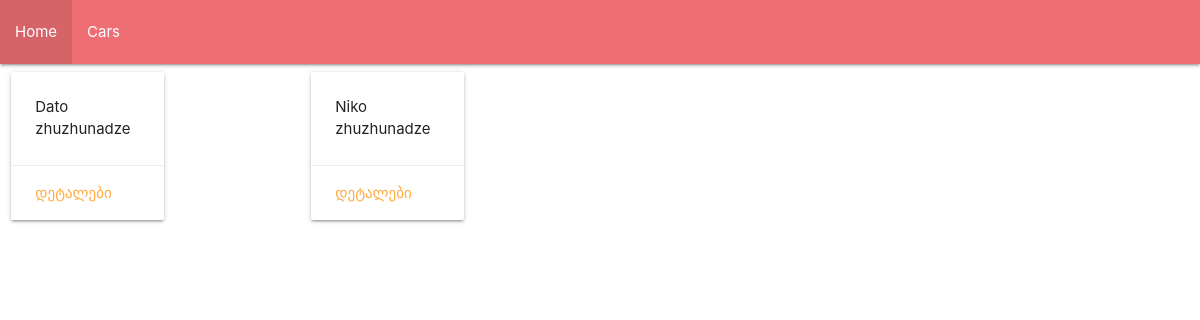
/, run on an earlier commit of the app's database.
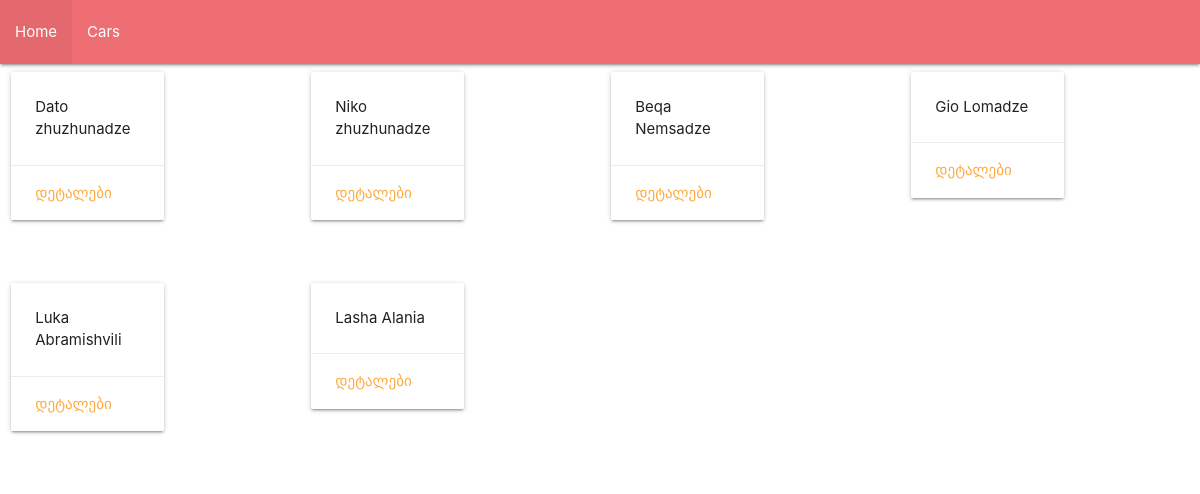
And on a later commit of the database.
### washapp/models.py (models this page shows, shortened)
class Washer(models.Model):
    name = models.CharField(max_length=30)
    surname = models.CharField(max_length=40)
    percentage = models.IntegerField()

### washapp/views.py (the view)
# urls.py: 2. Add a URL to urlpatterns:  path('', views.home, name='home')
def home(request):
    man=Washer.objects.all()
    return render(request, "washapp/home.html", {"washer":man})

### washapp/templates/washapp/home.html
{% extends "washapp/base.html" %}
{% block content %}
    {% for i in washer %}
        {% if forloop.counter0|divisibleby:4 %}
            <div class="row">
        {% endif %}
    <div class="col s12 m3 l3">
    <div class="row">
        <div class="col s12 m7">
          <div class="card">
            <div class="card-content">
              <p>{{i.name}} {{i.surname}}</p>
            </div>
            <div class="card-action">
              <a href="{% url 'detail' i.id %}">დეტალები</a>
            </div>
          </div>
        </div>
      </div>
    </div>
    {% if forloop.counter|divisibleby:4 or forloop.last %}
        </div>
    {% endif %}
    {% endfor %}
{% endblock %}

### washapp/templates/washapp/base.html (shortened to what this page needs)
{% load static %}
<!DOCTYPE html>
<html>
    <head>
    <link rel="stylesheet" href="https://cdnjs.cloudflare.com/ajax/libs/materialize/1.0.0/css/materialize.min.css">
    </head>
    <body>
        <nav>
            <div class="nav-wrapper">
              <ul id="nav-mobile" class="left hide-on-med-and-down">
                <li><a href="{% url 'home' %}">Home</a></li>
                <li><a href="{% url 'car' %}">Cars</a></li>
              </ul>
            </div>
          </nav>
    {% block content %}
    {% endblock %}
    </body>
</html>

What changed in the data, as far as the page shows it:
added Washer: name "Beqa", surname "Nemsadze"
added Washer: name "Gio", surname "Lomadze"
added Washer: name "Luka", surname "Abramishvili"
added Washer: name "Lasha", surname "Alania"
